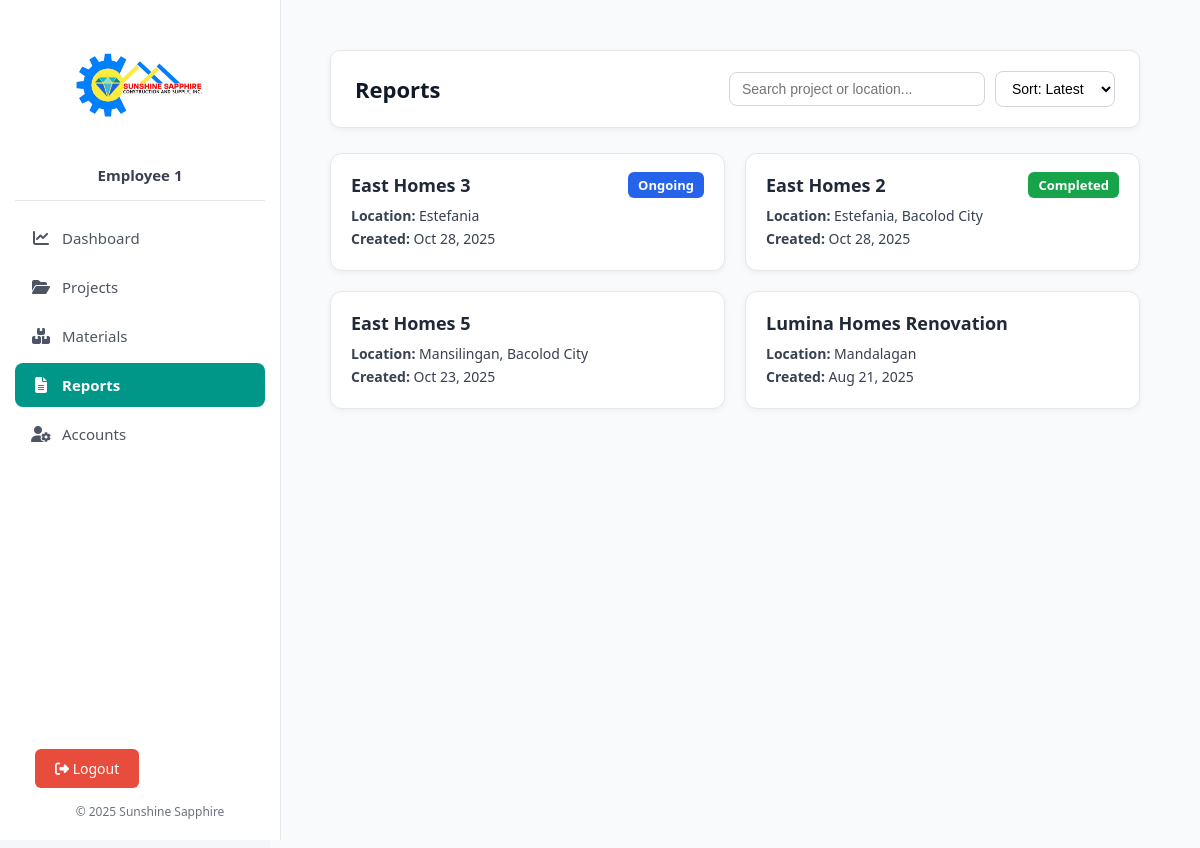
/reports/reports.php (signed in), run on the app's committed database.
### tables this page shows
CREATE TABLE `projects` (
  `id` int(11) NOT NULL,
  `name` varchar(255) NOT NULL,
  `location` varchar(255) DEFAULT NULL,
  `units` int(11) NOT NULL,
  `progress` int(11) DEFAULT 0,
  `status` enum('Ongoing','Completed','Pending') NOT NULL DEFAULT 'Pending',
  `is_deleted` tinyint(1) DEFAULT 0,
  `deleted_at` datetime DEFAULT NULL,
  `created_at` timestamp NOT NULL DEFAULT current_timestamp(),
  `folder_path` varchar(255) DEFAULT NULL
);

### reports/reports.php (the view, shortened to what this page needs)
<?php
require_once __DIR__ . '/../includes/header.php';
require_once __DIR__ . '/../includes/db.php';
$sort_option = $_GET['sort'] ?? 'latest';
switch ($sort_option) {
    default:
        $order_by = 'created_at DESC';
        break;
}
$query = "SELECT id, name, location, status, created_at
          FROM projects
          WHERE status != 'Archived'
          ORDER BY $order_by";
$result = $conn->query($query);
?>
<div class="content-wrapper">
  <div class="header-container">
    <div class="reports-header">
      <h2>Reports</h2>
      <div class="controls">
        <input
          type="text"
          id="searchInput"
          placeholder="Search project or location..."
          onkeyup="filterProjects()"
        >
        <form method="GET" id="sortForm">
          <select name="sort" onchange="document.getElementById('sortForm').submit();">
            <option value="latest" <?= $sort_option === 'latest' ? 'selected' : '' ?>>Sort: Latest</option>
          </select>
        </form>
      </div>
    </div>
  </div>
  <div class="projects-grid" id="projectGrid">
    <?php if ($result && $result->num_rows > 0): ?>
      <?php while ($proj = $result->fetch_assoc()): ?>
        <div class="project-card"
             data-name="<?= strtolower($proj['name']) ?>"
             data-location="<?= strtolower($proj['location']) ?>"
             onclick="window.location.href='view_units.php?project_id=<?= $proj['id'] ?>'">
          <div class="project-header">
            <h3><?= htmlspecialchars($proj['name']) ?></h3>
            <span class="status <?= strtolower($proj['status']) ?>">
              <?= htmlspecialchars($proj['status']) ?>
            </span>
          </div>
          <p><strong>Location:</strong> <?= htmlspecialchars($proj['location']) ?></p>
          <p><strong>Created:</strong> <?= date('M d, Y', strtotime($proj['created_at'])) ?></p>
        </div>
      <?php endwhile; ?>
    <?php else: ?>
      <p class="no-data">No active projects found.</p>
    <?php endif; ?>
  </div>
</div>
<?php
require_once __DIR__ . '/../includes/footer.php';
?>

### includes/header.php (style rules this page uses)
body { margin: 0; font-family: "Segoe UI", sans-serif; background-color: #f4f6f9; color: #2c3e50; }

### reports/reports.php (style rules this page uses)
.content-wrapper { padding: 20px; background: #f8fafc; }
.header-container { background: #ffffff; border: 1px solid #e5e7eb; border-radius: 10px; padding:20px 24px; box-shadow: 0 2px 6px rgba(0, 0, 0, 0.05); margin-bottom: 25px; }
.reports-header { display: flex; justify-content: space-between; align-items: center; flex-wrap: wrap; gap: 12px; }
.reports-header h2 { font-size: 22px; font-weight: 700; color: #111827; margin: 0; }
.controls { display: flex; gap: 10px; align-items: center; }
.controls input { padding: 8px 12px; border: 1px solid #d1d5db; border-radius: 8px; width: 230px; font-size: 14px; transition: border-color 0.2s, box-shadow 0.2s; }
.controls select { padding: 8px 12px; border-radius: 8px; border: 1px solid #d1d5db; background-color: #fff; font-size: 14px; cursor: pointer; }
.projects-grid { display: grid; grid-template-columns: repeat(auto-fill, minmax(290px, 1fr)); gap: 20px; }
.project-card { background: #fff; border: 1px solid #e5e7eb; border-radius: 12px; padding: 18px 20px; box-shadow: 0 2px 6px rgba(0, 0, 0, 0.05); transition: all 0.2s ease; cursor: pointer; }
.project-header { display: flex; justify-content: space-between; align-items: center; margin-bottom: 8px; }
.project-header h3 { margin: 0; font-size: 18px; color: #1f2937; }
.status { padding: 4px 10px; border-radius: 6px; font-size: 13px; font-weight: 600; text-transform: capitalize; color: #fff; }
.status.ongoing { background-color: #2563eb; }
.status.completed { background-color: #16a34a; }
.project-card p { font-size: 14px; color: #374151; margin: 4px 0; }

### data on the page
projects: name "East Homes 3", status "Ongoing", location "Estefania", created_at "Oct 28, 2025"
projects: name "East Homes 2", status "Completed", location "Estefania, Bacolod City", created_at "Oct 28, 2025"
projects: name "East Homes 5", location "Mansilingan, Bacolod City", created_at "Oct 23, 2025"
projects: name "Lumina Homes Renovation", location "Mandalagan", created_at "Aug 21, 2025"

### other printed values
$_SESSION['display_name'] "Employee 1"
